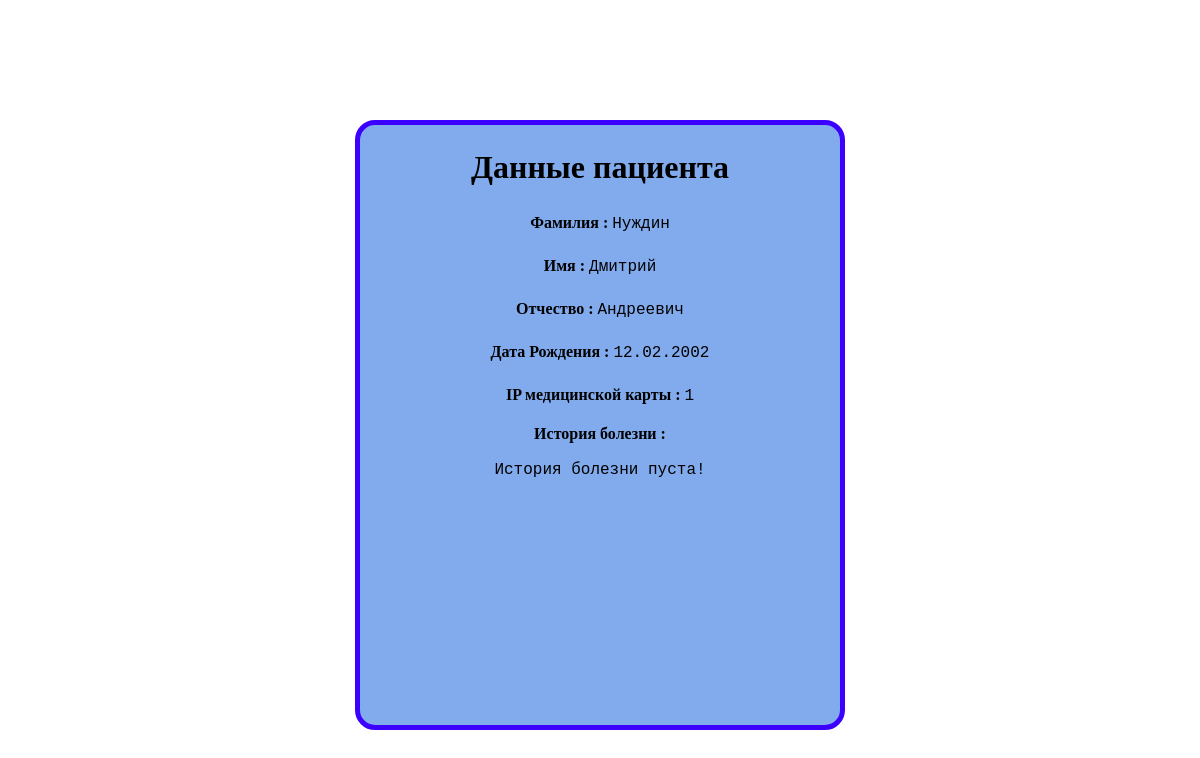
Before: /main (signed in) with the older database file.
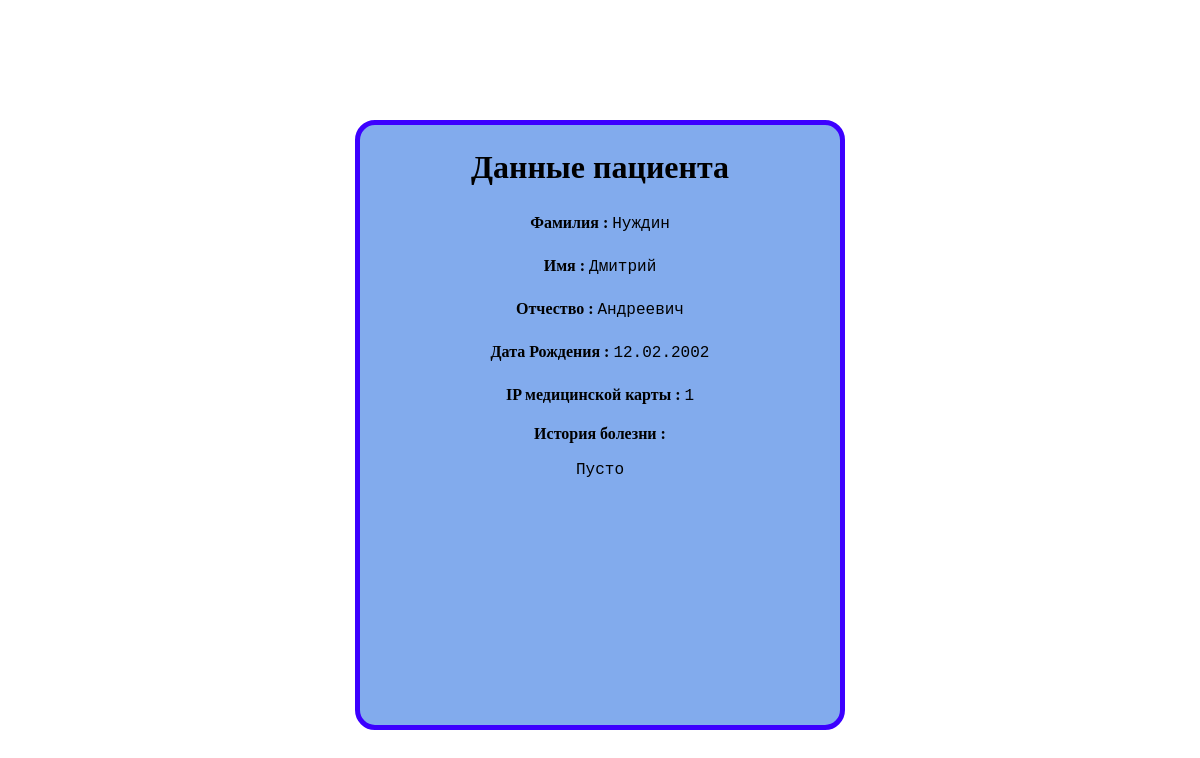
After: the same page with the newer database file.
### tables this page shows
CREATE TABLE medcards (
                        ID INTEGER,
                        created_date TEXT,
                        first_name TEXT, 
                        second_name TEXT,
                        third_name TEXT,
                        birthdate TEXT,
                        history TEXT);

### main.py (the view)
@app.route("/main")
def mainwindow():
    CardInfo = GetCardInfo(session['user']['medid'])
    if CardInfo == False:
        have_card = ""
        message = ""
        return render_template("main.html", message = message,
                                        have_card=have_card)
    else:
        first_name = CardInfo['first_name']
        second_name = CardInfo['second_name']
        third_name = CardInfo['third_name']
        birthdate = CardInfo['birthdate']
        medid = CardInfo['ID']
        history = CardInfo['history']
        have_card = "Yes"
        message = ""
        return render_template("main.html", message = message,
                                        have_card=have_card,
                                        first_name=first_name,
                                        second_name=second_name,
                                        third_name=third_name,
                                        birthdate=birthdate,
                                        medid=medid,
                                        history=history)

### templates/main.html (shortened to what this page needs)
<!DOCTYPE html>
<html lang="en">
<head>
    <link rel="stylesheet" href="{{ url_for('static', filename='css/main.css') }}">
</head>
<body>
    <div class="box1">
        {% if have_card %}
        <h1 class="h">Данные пациента</h1>
            <div class="surnam">
                <label class="weight" for="surname">Фамилия :</label> <label class="font">{{ second_name }}</label>
            </div>
            <div class="surnam">
                <label class="weight" for="surname">Имя :</label> <label class="font">{{ first_name }}</label>
            </div>
            <div class="surnam">
                <label class="weight" for="surname">Отчество :</label> <label class="font">{{ third_name }}</label>
            </div>
            <div class="surnam">
                <label class="weight" for="surname">Дата Рождения :</label> <label class="font">{{ birthdate }}</label>
            </div>
            <div class="surnam">
                <label class="weight" for="surname">IP медицинской карты :</label> <label class="font">{{ medid }}</label>
            </div>
            <div class="histori">
                <label class="weight" for="surname">История болезни :</label>
                <br><br>
                <lable class="box2">
                    {% if history != 'None'%}
                    {{ history }}
                    {% else %}
                    История болезни пуста!
                    {% endif %}
                </lable>
            </div>
        {% else%}
            <div class="havent">У вас нет медицинской карты!</div>
            <p>{{message}}</p>
        {% endif %}
    </div>
</body>
</html>

### static/css/main.css (style rules this page uses)
* { margin: 0; padding: 0; }
body { width: 100vw; }
.box1 { display: block; border:5px solid rgb(60, 0, 255) ; border-radius: 20px; height: 75vh; width: 40vw; margin: 0 auto; text-align: center; margin-top: 15vh; min-width: 360px; background-color: #82ABED; }
.h { margin-top:5%; margin-bottom: 2vh; }
.surnam { padding:1vw; font-size: 2vh; }
.weight { font-weight:900; }
.font { font-family: 'Courier New', Courier, monospace; }
.histori { padding-top: 1vh; font-size: 2vh; height: 49%; }
.box2 { display: block; margin: 0 auto; width: 50vh; height: auto; overflow: auto; height: 18vh; font-family: 'Courier New', Courier, monospace; margin-bottom: 8vw; }

Changed rows visible on the page:
changed medcards "Нуждин": history (not shown) → "Пусто"
Other visible differences:
text no longer shown: "История болезни пуста!"
